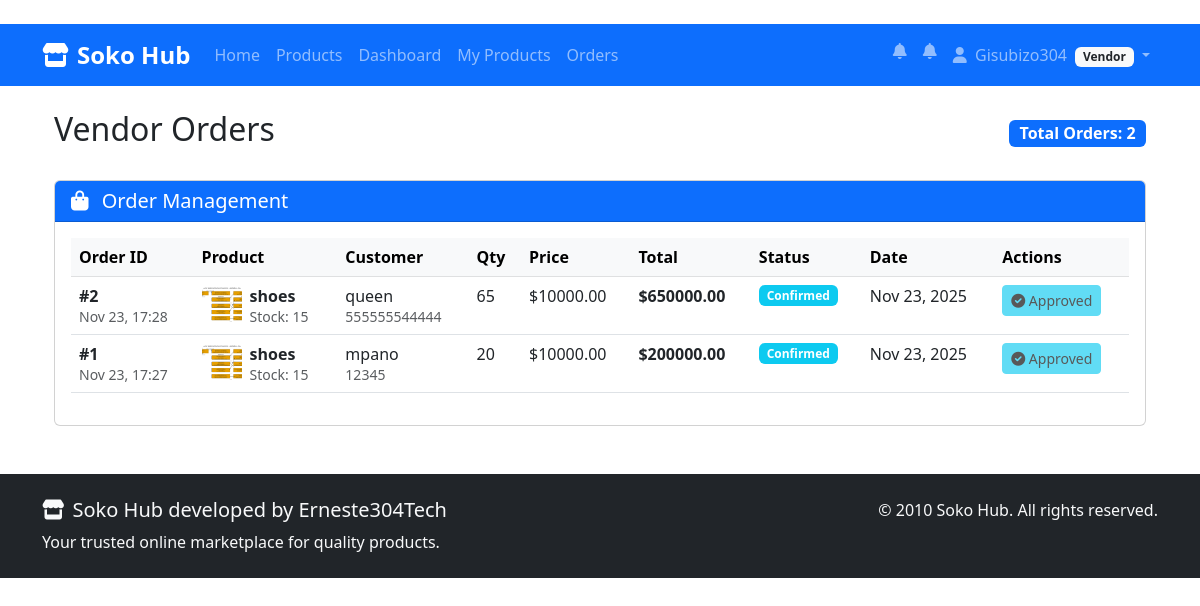
Page /orders/vendor/orders/ (signed in) on the committed database.
### accounts/models.py (models this page shows, shortened)
class User(AbstractUser):
    USER_TYPE_CHOICES = (
        ('vendor', 'Vendor'),
        ('customer', 'Customer'),
    )
    user_type = models.CharField(max_length=20,choices=USER_TYPE_CHOICES,default='customer')
    phone = models.CharField(max_length=15, blank=True)
    location = models.CharField(max_length=255, blank=True)
    profile_picture = models.ImageField(upload_to='profile_pics/', blank=True, null=True)
    address = models.TextField(blank=True, help_text="Full delivery address")
    date_of_birth = models.DateField(blank=True, null=True)
    city = models.CharField(max_length=100, blank=True)
    country = models.CharField(max_length=100, blank=True, default='Rwanda')
    email_notifications = models.BooleanField(default=True)
    sms_notifications = models.BooleanField(default=False)
    created_at = models.DateTimeField(auto_now_add=True)
    updated_at = models.DateTimeField(auto_now=True)
    class Meta:
        db_table = 'auth_user'  # This ensures we replace the default User model
    def is_vendor(self):
        return self.user_type == 'vendor'
    def is_customer(self):
        return self.user_type == 'customer'

### orders/models.py (models this page shows, shortened)
class OrderItem(models.Model):
    order = models.ForeignKey(
        Order,
        related_name='items',
        on_delete=models.CASCADE
    )
    product = models.ForeignKey(
        Product,
        on_delete=models.CASCADE,
        related_name='order_items'
    )
    quantity = models.PositiveIntegerField(
        validators=[MinValueValidator(1)]
    )
    price = models.DecimalField(
        max_digits=10,
        decimal_places=2,
        validators=[MinValueValidator(0)]
    )
    class Meta:
        unique_together = ['order', 'product']
    def get_subtotal(self):
        return self.quantity * self.price

class Order(models.Model):
    STATUS_CHOICES = (
        ('pending', 'Pending'),
        ('confirmed', 'Confirmed'),
        ('shipped', 'Shipped'),
        ('delivered', 'Delivered'),
        ('cancelled', 'Cancelled'),
    )
    customer = models.ForeignKey(
        settings.AUTH_USER_MODEL,
        on_delete=models.CASCADE,
        limit_choices_to={'user_type': 'customer'},
        related_name='customer_orders'
    )
    total = models.DecimalField(
        max_digits=10,
        decimal_places=2,
        validators=[MinValueValidator(0)]
    )
    status = models.CharField(
        max_length=20,
        choices=STATUS_CHOICES,
        default='pending'
    )
    delivery_address = models.TextField()
    phone = models.CharField(max_length=15)
    created_at = models.DateTimeField(auto_now_add=True)
    updated_at = models.DateTimeField(auto_now=True)
    class Meta:
        ordering = ['-created_at']
    def get_status_color(self):
        status_colors = {
            'pending': 'warning',
            'confirmed': 'info',
            'shipped': 'primary',
            'delivered': 'success',
            'cancelled': 'danger',
        }
        return status_colors.get(self.status, 'secondary')

### products/models.py (models this page shows, shortened)
class Product(models.Model):
    STATUS_CHOICES = (
        ('active', 'Active'),
        ('inactive', 'Inactive'),
        ('out_of_stock', 'Out of Stock'),
    )
    uuid = models.UUIDField(default=uuid.uuid4, editable=False, unique=True)
    image = models.ImageField(upload_to='products/', blank=True, null=True)
    image_url = models.URLField(
        max_length=500,
        blank=True,
        null=True,
        validators=[URLValidator()],
        help_text="Optional URL for the product image."
    )
    vendor = models.ForeignKey(
        settings.AUTH_USER_MODEL,
        on_delete=models.CASCADE,
        limit_choices_to={'user_type': 'vendor'},
        related_name='vendor_products'
    )
    name = models.CharField(max_length=255)
    description = models.TextField()
    price = models.DecimalField(
        max_digits=10,
        decimal_places=2,
        validators=[MinValueValidator(0.01)]
    )
    stock = models.PositiveIntegerField(default=0)
    image = models.ImageField(
        upload_to='products/',
        blank=True,
        null=True,
        default='products/default_product.png'
    )
    status = models.CharField(
        max_length=20,
        choices=STATUS_CHOICES,
        default='active'
    )
    created_at = models.DateTimeField(auto_now_add=True)
    updated_at = models.DateTimeField(auto_now=True)
    class Meta:
        ordering = ['-created_at']

### orders/views.py (the view)
# urls.py: path('vendor/orders/', views.vendor_orders, name='vendor_orders'),
@vendor_required
def vendor_orders(request):
    order_items = OrderItem.objects.filter(
        product__vendor=request.user
    ).select_related('order', 'product', 'order__customer').order_by('-order__created_at')
    pending_count = order_items.filter(order__status='pending').count()
    print(f"=== VENDOR ORDERS ===")
    print(f"Vendor: {request.user.username}")
    print(f"Total orders: {order_items.count()}")
    print(f"Pending orders: {pending_count}")
    context = {
        'order_items': order_items,
        'pending_count': pending_count,
        'title': 'Vendor Orders'
    }
    return render(request, 'orders/vendor_orders.html', context)

### sokohub/context_processors.py (called while the page is built)
def vendor_notifications(request):
    notifications = []
    unread_count = 0
    if request.user.is_authenticated and hasattr(request.user, 'vendor_profile'):
        pass
    return {
        'vendor_notifications': notifications,
        'vendor_unread_notifications_count': unread_count,}

### templates/orders/vendor_orders.html (shortened to what this page needs)
﻿{% extends 'base.html' %}
{% block content %}
<div class="container mt-4">
    <div class="d-flex justify-content-between align-items-center mb-4">
        <h2>Vendor Orders</h2>
        <div class="badge bg-primary fs-6">
            Total Orders: {{ order_items.count }}
        </div>
    </div>
    {% if order_items %}
    <div class="card">
        <div class="card-header bg-primary text-white">
            <h5 class="mb-0">
                <i class="fas fa-shopping-bag me-2"></i>
                Order Management
            </h5>
        </div>
        <div class="card-body">
            <div class="table-responsive">
                <table class="table table-hover">
                    <thead class="table-light">
                        <tr>
                            <th>Order ID</th>
                            <th>Product</th>
                            <th>Customer</th>
                            <th>Qty</th>
                            <th>Price</th>
                            <th>Total</th>
                            <th>Status</th>
                            <th>Date</th>
                            <th>Actions</th>
                        </tr>
                    </thead>
                    <tbody>
                        {% for item in order_items %}
                        <tr>
                            <td>
                                <strong>#{{ item.order.id }}</strong>
                                <br>
                                <small class="text-muted">{{ item.order.created_at|date:"M d, H:i" }}</small>
                            </td>
                            <td>
                                <div class="d-flex align-items-center">
                                    {% if item.product.image %}
                                        <img src="{{ item.product.image.url }}" alt="{{ item.product.name }}"
                                             class="rounded me-2" style="width: 40px; height: 40px; object-fit: cover;">
                                    {% endif %}
                                    <div>
                                        <strong>{{ item.product.name }}</strong>
                                        <br>
                                        <small class="text-muted">Stock: {{ item.product.stock }}</small>
                                    </div>
                                </div>
                            </td>
                            <td>
                                {{ item.order.customer.username }}
                                <br>
                                <small class="text-muted">{{ item.order.phone }}</small>
                            </td>
                            <td>{{ item.quantity }}</td>
                            <td>${{ item.price }}</td>
                            <td><strong>${{ item.get_subtotal }}</strong></td>
                            <td>
                                <span class="badge bg-{{ item.order.get_status_color }}">
                                    {{ item.order.get_status_display }}
                                </span>
                            </td>
                            <td>{{ item.order.created_at|date:"M d, Y" }}</td>
                            <td>
                                {% if item.order.status == 'pending' %}
                                <div class="btn-group btn-group-sm">
                                    <a href="{% url 'approve_order' item.order.id %}"
                                       class="btn btn-success"
                                       title="Approve Order"
                                       onclick="return confirm('Approve this order? Stock will be deducted.')">
                                        <i class="fas fa-check"></i> Approve
                                    </a>
                                    <a href="{% url 'cancel_order' item.order.id %}"
                                       class="btn btn-danger"
                                       title="Cancel Order"
                                       onclick="return confirm('Cancel this order?')">
                                        <i class="fas fa-times"></i>
                                    </a>
                                </div>
                                {% elif item.order.status == 'confirmed' %}
                                <button class="btn btn-info btn-sm" disabled>
                                    <i class="fas fa-check-circle"></i> Approved
                                </button>
                                {% else %}
                                <span class="text-muted">No actions</span>
                                {% endif %}
                            </td>
                        </tr>
                        {% endfor %}
                    </tbody>
                </table>
            </div>
        </div>
    </div>
    {% endif %}
</div>
{% endblock %}

### templates/base.html (shortened to what this page needs)
﻿<!DOCTYPE html>
<html lang="en">
  <head>
    <link
      href="https://cdn.jsdelivr.net/npm/bootstrap@5.3.0/dist/css/bootstrap.min.css"
      rel="stylesheet"
    />
    <link
      rel="stylesheet"
      href="https://cdnjs.cloudflare.com/ajax/libs/font-awesome/6.0.0/css/all.min.css"
    />
  </head>
  <body>
    <nav class="navbar navbar-expand-lg navbar-dark bg-primary sticky-top">
      <div class="container">
        <a class="navbar-brand" href="{% url 'home' %}">
          <i class="fas fa-store me-2"></i>Soko Hub
        </a>
        <div class="collapse navbar-collapse" id="navbarNav">
          <ul class="navbar-nav me-auto">
            <li class="nav-item">
              <a class="nav-link" href="{% url 'home' %}">Home</a>
            </li>
            <li class="nav-item">
              <a class="nav-link" href="{% url 'product_list' %}">Products</a>
            </li>
            {% if user.is_authenticated %}
              {% if user.is_vendor %}
                <li class="nav-item">
                  <a class="nav-link" href="{% url 'vendor_dashboard' %}">Dashboard</a>
                </li>
                <li class="nav-item">
                  <a class="nav-link" href="{% url 'vendor_products' %}">My Products</a>
                </li>
                <li class="nav-item">
                  <a class="nav-link" href="{% url 'vendor_orders' %}">Orders</a>
                </li>
              {% else %}
                <li class="nav-item">
                  <a class="nav-link" href="{% url 'customer_orders' %}">My Orders</a>
                </li>
              {% endif %}
            {% endif %}
          </ul>
          <ul class="navbar-nav">
            {% if user.is_authenticated %}
              {% if user.is_vendor %}
                <li class="nav-item dropdown">
                  <a
                    class="nav-link position-relative"
                    href="#"
                    id="notificationDropdown"
                    role="button"
                    data-bs-toggle="dropdown"
                  >
                    <i class="fas fa-bell"></i>
                  </a>
                </li>
              {% endif %}
              {% if user.is_authenticated %}
              {% include 'includes/notifications_dropdown.html' %}
              {% endif %}
              <li class="nav-item dropdown">
                <a
                  class="nav-link dropdown-toggle"
                  href="#"
                  id="userDropdown"
                  role="button"
                  data-bs-toggle="dropdown"
                  aria-expanded="false"
                >
                  <i class="fas fa-user me-1"></i>
                  {{ user.username }}
                  {% if user.get_user_type_display %}
                  <small class="badge bg-light text-dark ms-1">
                    {{ user.get_user_type_display }}
                  </small>
                  {% endif %}
                </a>
              </li>
            {% endif %}
          </ul>
        </div>
      </div>
    </nav>
    <main class="container mt-4 mb-5">
      {% block content %}{% endblock %}
    </main>
    <footer class="bg-dark text-light py-4 mt-5">
      <div class="container">
        <div class="row">
          <div class="col-md-6">
            <h5><i class="fas fa-store me-2"></i>Soko Hub developed by Erneste304Tech</h5>
            <p class="mb-0">
              Your trusted online marketplace for quality products.
            </p>
          </div>
          <div class="col-md-6 text-md-end">
            <p class="mb-0">&copy; 2010 Soko Hub. All rights reserved.</p>
          </div>
        </div>
      </div>
    </footer>
  </body>
</html>

### templates/base.html (style rules this page uses)
.navbar-brand { font-weight: bold; font-size: 1.5rem; }

### rows in the picture
OrderItem: order.id "2", order.created_at "Nov 23, 17:28", product.image (picture), product.name "shoes", product.stock "15", order.customer.username "queen", order.phone "555555544444", quantity "65", price "10000.00", get_subtotal "650000.00", order.status "Confirmed", order.created_at "Nov 23, 2025", shows "Approved"
OrderItem: order.id "1", order.created_at "Nov 23, 17:27", product.image (picture), product.name "shoes", product.stock "15", order.customer.username "mpano", order.phone "12345", quantity "20", price "10000.00", get_subtotal "200000.00", order.status "Confirmed", order.created_at "Nov 23, 2025", shows "Approved"

### other values in the picture
{{ user.username }} "Gisubizo304"
{{ user.get_user_type_display }} "Vendor"
{{ order_items.count }} "2"
